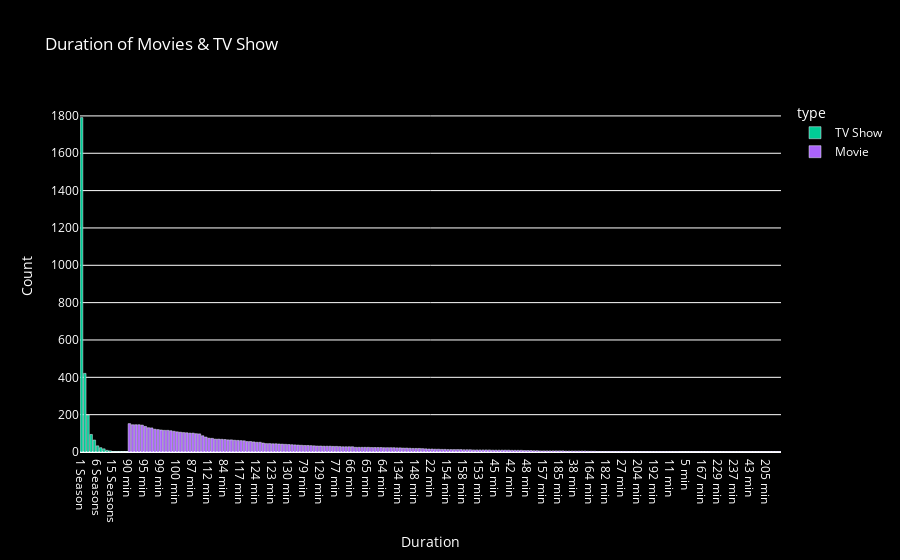

Here is the notebook cell this chart was saved with:
### Code cell
fig = px.bar(grouped_data, x='duration', y='count', color='type',
             title="Duration of Movies & TV Show",
             labels={'duration': "Duration", 'count': "Count"},
             color_discrete_map={'Short': 'blue', 'Long': 'green'})
fig.update_layout(
     plot_bgcolor='rgba(0,0,0,0)', 
     paper_bgcolor='black',         
     font=dict(color='white')       
 )

### Figure 1 — Plotly figure (JSON) as saved in the notebook; plotly's stock layout.template omitted (floating-point values rounded to 4 significant figures; data arrays with more than 128 entries replaced by an {"elided": "..."} marker saying what was removed)
{"data": [{"alignmentgroup": "True", "hovertemplate": "type=TV Show<br>Duration=%{x}<br>Count=%{y}<extra></extra>", "legendgroup": "TV Show", "marker": {"color": "#00cc96", "pattern": {"shape": ""}}, "name": "TV Show", "offsetgroup": "TV Show", "orientation": "v", "showlegend": true, "textposition": "auto", "type": "bar", "x": ["1 Season", "2 Seasons", "3 Seasons", "4 Seasons", "5 Seasons", "6 Seasons", "7 Seasons", "8 Seasons", "9 Seasons", "10 Seasons", "15 Seasons", "13 Seasons", "12 Seasons", "11 Seasons", "17 Seasons"], "xaxis": "x", "y": [1791, 421, 198, 94, 64, 33, 23, 17, 9, 6, 2, 2, 2, 1, 1], "yaxis": "y"}, {"alignmentgroup": "True", "hovertemplate": "type=Movie<br>Duration=%{x}<br>Count=%{y}<extra></extra>", "legendgroup": "Movie", "marker": {"color": "#ab63fa", "pattern": {"shape": ""}}, "name": "Movie", "offsetgroup": "Movie", "orientation": "v", "showlegend": true, "textposition": "auto", "type": "bar", "x": {"elided": "205 str values"}, "xaxis": "x", "y": {"elided": "205 int values"}, "yaxis": "y"}], "layout": {"barmode": "relative", "font": {"color": "white"}, "legend": {"title": {"text": "type"}, "tracegroupgap": 0}, "paper_bgcolor": "black", "plot_bgcolor": "rgba(0,0,0,0)", "title": {"text": "Duration of Movies & TV Show"}, "xaxis": {"anchor": "y", "domain": [0, 1], "title": {"text": "Duration"}}, "yaxis": {"anchor": "x", "domain": [0, 1], "title": {"text": "Count"}}}}
